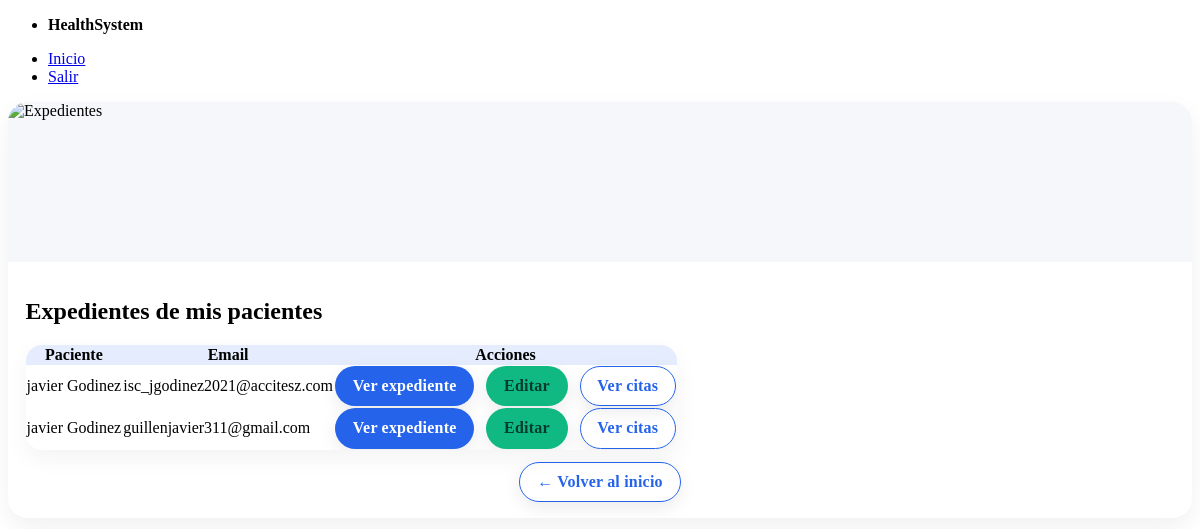
The page /doctor/expedientes (signed in) on the database as committed earlier.
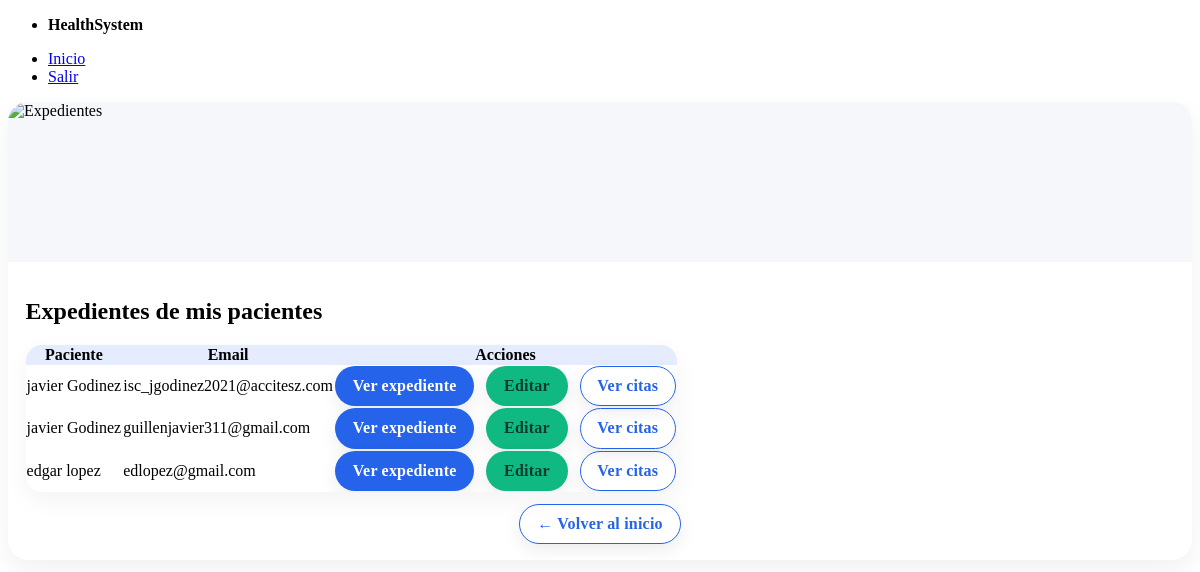
The same page on the database as committed later.
### models.py (models this page shows, shortened)
class Usuario(Base, UserMixin):
    __tablename__ = "usuarios"
    id = Column(Integer, primary_key=True)
    nombre = Column(String, nullable=False)
    apellido = Column(String, nullable=False)
    email = Column(String, unique=True, index=True, nullable=False)
    password_hash = Column(String, nullable=False)
    tipo = Column(SAEnum(TipoUsuario), default=TipoUsuario.PACIENTE, nullable=False)
    medico = relationship("Medico", back_populates="usuario", uselist=False)
    expediente = relationship("Expediente", back_populates="paciente", uselist=False)

### app.py (the view)
@app.route("/doctor/expedientes")
@login_required
def doctor_expedientes():
    if current_user.tipo != TipoUsuario.MEDICO:
        abort(403)
    with get_db() as db:
        medico = db.query(Medico).filter(Medico.usuario_id == current_user.id).first()
        if not medico:
            flash("No hay registro de médico asociado a tu usuario.", "warning")
            return redirect(url_for("dashboard"))
        pacientes = (
            db.query(Usuario)
            .join(Cita, Cita.paciente_id == Usuario.id)
            .filter(Cita.medico_id == medico.id)
            .distinct()
            .order_by(Usuario.apellido.asc(), Usuario.nombre.asc())
            .all()
        )
    return render_template(
        "doctor_expedientes.html",
        pacientes=pacientes,
        puede_editar_expediente=True,
    )

### app.py (called while the page is built)
@contextmanager
def get_db():
    db = SessionLocal()
    try:
        yield db
        db.commit()
    except Exception:
        db.rollback()
        raise
    finally:
        db.close()

@login_manager.user_loader
def load_user(user_id):
    with get_db() as db:
        return db.get(Usuario, int(user_id))

### templates/doctor_expedientes.html (shortened to what this page needs)
{% extends "_layout.html" %}
{% block content %}
<section class="card">
  <a class="media" aria-label="Expedientes">
    <img alt="Expedientes" src="https://images.unsplash.com/photo-1582719512121-3b82f39c8e41?q=80&w=1600&auto=format&fit=crop">
  </a>
  <div class="body">
    <h2>Expedientes de mis pacientes</h2>
    {% if pacientes|length == 0 %}
      <p class="center">No hay pacientes registrados en tu historial de citas.</p>
    {% else %}
      <table>
        <thead>
          <tr>
            <th>Paciente</th>
            <th>Email</th>
            <th>Acciones</th>
          </tr>
        </thead>
        <tbody>
          {% for p in pacientes %}
          <tr>
            <td>{{ p.nombre }} {{ p.apellido }}</td>
            <td>{{ p.email }}</td>
            <td>
              <div class="action-bar" style="margin:0;">
                <a class="btn btn-primary" href="{{ url_for('expediente_view', paciente_id=p.id) }}">Ver expediente</a>
                <a class="btn btn-secondary" href="{{ url_for('expediente_edit', paciente_id=p.id) }}">Editar</a>
                <a class="btn btn-ghost" href="{{ url_for('doctor_consultas', paciente_id=p.id) }}">Ver citas</a>
              </div>
            </td>
          </tr>
          {% endfor %}
        </tbody>
      </table>
      <div class="center" style="margin-top:.75rem;">
        <a class="btn btn-ghost" href="{{ url_for('dashboard') }}">← Volver al inicio</a>
      </div>
    {% endif %}
  </div>
</section>
{% endblock %}

Rows that differ between the two databases and show on the page:
added Usuario: nombre "edgar", apellido "lopez", email "edlopez@gmail.com"
